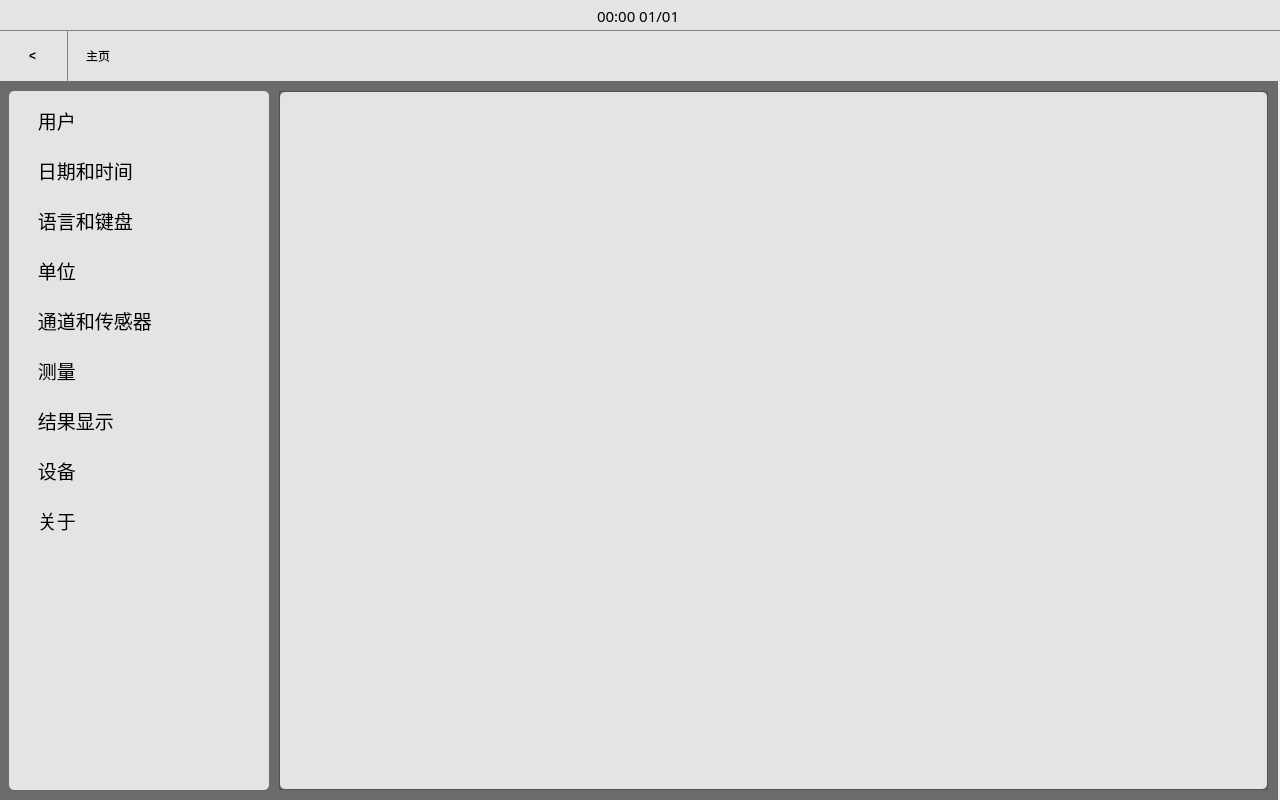
<?xml version="1.0" encoding="UTF-8"?>
<ui version="4.0">
 <class>JP_SettingScreen</class>
 <widget class="QWidget" name="JP_SettingScreen">
  <property name="geometry">
   <rect>
    <x>0</x>
    <y>0</y>
    <width>1280</width>
    <height>800</height>
   </rect>
  </property>
  <property name="minimumSize">
   <size>
    <width>1280</width>
    <height>800</height>
   </size>
  </property>
  <property name="maximumSize">
   <size>
    <width>1280</width>
    <height>800</height>
   </size>
  </property>
  <property name="styleSheet">
   <string notr="true"/>
  </property>
  <property name="JP_SettingScreen" stdset="0">
   <string>Form</string>
  </property>
  <widget class="QWidget" name="verticalLayoutWidget">
   <property name="geometry">
    <rect>
     <x>-1</x>
     <y>-1</y>
     <width>1281</width>
     <height>801</height>
    </rect>
   </property>
   <layout class="QVBoxLayout" name="vbaseLayout" stretch="3,5,72">
    <property name="spacing">
     <number>0</number>
    </property>
    <item>
     <widget class="QFrame" name="base_statebar">
      <property name="styleSheet">
       <string notr="true">QFrame {
                                background-color: rgb(228, 228, 228)
                                }</string>
      </property>
      <property name="frameShape">
       <enum>QFrame::NoFrame</enum>
      </property>
      <property name="frameShadow">
       <enum>QFrame::Plain</enum>
      </property>
      <widget class="QWidget" name="horizontalLayoutWidget">
       <property name="geometry">
        <rect>
         <x>-1</x>
         <y>0</y>
         <width>1281</width>
         <height>33</height>
        </rect>
       </property>
       <layout class="QHBoxLayout" name="hstateLayout">
        <item>
         <widget class="QLabel" name="stateLabel_l">
          <property name="text">
           <string/>
          </property>
         </widget>
        </item>
        <item>
         <spacer name="hstatespace_l">
          <property name="orientation">
           <enum>Qt::Horizontal</enum>
          </property>
          <property name="sizeHint" stdset="0">
           <size>
            <width>40</width>
            <height>20</height>
           </size>
          </property>
         </spacer>
        </item>
        <item>
         <widget class="QLabel" name="stateLabel_datetime">
          <property name="font">
           <font>
            <family>微软雅黑</family>
            <pointsize>11</pointsize>
            <weight>50</weight>
            <bold>false</bold>
           </font>
          </property>
          <property name="text">
           <string>00:00 01/01</string>
          </property>
         </widget>
        </item>
        <item>
         <spacer name="hstatespace_r">
          <property name="orientation">
           <enum>Qt::Horizontal</enum>
          </property>
          <property name="sizeHint" stdset="0">
           <size>
            <width>40</width>
            <height>20</height>
           </size>
          </property>
         </spacer>
        </item>
        <item>
         <widget class="QLabel" name="stateLabel_r">
          <property name="text">
           <string/>
          </property>
         </widget>
        </item>
       </layout>
      </widget>
     </widget>
    </item>
    <item>
     <widget class="QFrame" name="base_navigationbar">
      <property name="styleSheet">
       <string notr="true">QFrame {
                                background-color: rgb(228, 228, 228);
                                border-top: 1px solid gray;
                                }</string>
      </property>
      <widget class="QWidget" name="horizontalLayoutWidget_2">
       <property name="geometry">
        <rect>
         <x>-1</x>
         <y>0</y>
         <width>1281</width>
         <height>52</height>
        </rect>
       </property>
       <layout class="QHBoxLayout" name="hnavigationLayout" stretch="0,121">
        <item>
         <widget class="QPushButton" name="naviBackBtn">
          <property name="minimumSize">
           <size>
            <width>70</width>
            <height>50</height>
           </size>
          </property>
          <property name="styleSheet">
           <string notr="true">QPushButton {
                                                border: none;
                                                background-color: rgb(228, 228, 228);
                                                color: black;
                                                padding: 5px;
                                                font: 18pt &quot;宋体&quot;;
                                                font-weight: bold;
                                                qproperty-alignment: AlignCenter; /* 设置文本居中对齐 */
                                                border-right:1px solid gray
                                                }</string>
          </property>
          <property name="text">
           <string>&lt;</string>
          </property>
         </widget>
        </item>
        <item>
         <widget class="QWidget" name="widget" native="true">
          <widget class="QWidget" name="horizontalLayoutWidget_3">
           <property name="geometry">
            <rect>
             <x>-1</x>
             <y>0</y>
             <width>1211</width>
             <height>52</height>
            </rect>
           </property>
           <layout class="QHBoxLayout" name="horizontalLayout">
            <item>
             <widget class="QPushButton" name="naviBtn_l">
              <property name="minimumSize">
               <size>
                <width>50</width>
                <height>50</height>
               </size>
              </property>
              <property name="sizeIncrement">
               <size>
                <width>0</width>
                <height>0</height>
               </size>
              </property>
              <property name="styleSheet">
               <string notr="true">QPushButton {
	font: 14pt &quot;微软雅黑&quot;;
	border: none;
	background-color: rgb(228, 228, 228);
	qproperty-alignment: AlignCenter; /* 设置文本居中对齐 */
}
</string>
              </property>
              <property name="text">
               <string>主页</string>
              </property>
             </widget>
            </item>
            <item>
             <widget class="QLabel" name="naviDirectoryBtn">
              <property name="styleSheet">
               <string notr="true">QLabel {
                                                                font: 14pt &quot;微软雅黑&quot;;
                                                                }</string>
              </property>
              <property name="text">
               <string/>
              </property>
             </widget>
            </item>
            <item>
             <spacer name="hNavilSpacer">
              <property name="orientation">
               <enum>Qt::Horizontal</enum>
              </property>
              <property name="sizeHint" stdset="0">
               <size>
                <width>40</width>
                <height>20</height>
               </size>
              </property>
             </spacer>
            </item>
            <item>
             <widget class="QPushButton" name="naviHelpBtn">
              <property name="minimumSize">
               <size>
                <width>50</width>
                <height>50</height>
               </size>
              </property>
              <property name="baseSize">
               <size>
                <width>40</width>
                <height>40</height>
               </size>
              </property>
              <property name="styleSheet">
               <string notr="true">QPushButton {
                                                                border: none;
                                                                background-color: rgb(228, 228,
                                                                228);
                                                                color: black;
                                                                padding: 5px;
                                                                }</string>
              </property>
              <property name="text">
               <string/>
              </property>
              <property name="icon">
               <iconset>
                <normalon>:/navigation/help/base_assets/help.png</normalon>
               </iconset>
              </property>
              <property name="iconSize">
               <size>
                <width>40</width>
                <height>40</height>
               </size>
              </property>
             </widget>
            </item>
            <item>
             <widget class="QPushButton" name="naviSettingBtn">
              <property name="minimumSize">
               <size>
                <width>50</width>
                <height>50</height>
               </size>
              </property>
              <property name="styleSheet">
               <string notr="true">QPushButton {
                                                                border: none;
                                                                background-color: rgb(228, 228,
                                                                228);
                                                                color: black;
                                                                padding: 5px;
                                                                }</string>
              </property>
              <property name="text">
               <string/>
              </property>
              <property name="icon">
               <iconset>
                <normalon>:/navigation/setting/base_assets/setting.png</normalon>
               </iconset>
              </property>
              <property name="iconSize">
               <size>
                <width>40</width>
                <height>40</height>
               </size>
              </property>
             </widget>
            </item>
            <item>
             <widget class="QPushButton" name="naviHamburgerBtn">
              <property name="minimumSize">
               <size>
                <width>50</width>
                <height>50</height>
               </size>
              </property>
              <property name="styleSheet">
               <string notr="true">QPushButton {
                                                                border: none;
                                                                background-color: rgb(228, 228,
                                                                228);
                                                                color: black;
                                                                padding: 5px;
                                                                }</string>
              </property>
              <property name="text">
               <string/>
              </property>
              <property name="icon">
               <iconset>
                <normalon>:/navigation/hamburger/base_assets/hamburger.png</normalon>
               </iconset>
              </property>
              <property name="iconSize">
               <size>
                <width>40</width>
                <height>40</height>
               </size>
              </property>
             </widget>
            </item>
            <item>
             <spacer name="hNavilMarginSpacer">
              <property name="orientation">
               <enum>Qt::Horizontal</enum>
              </property>
              <property name="sizeType">
               <enum>QSizePolicy::Fixed</enum>
              </property>
              <property name="sizeHint" stdset="0">
               <size>
                <width>20</width>
                <height>20</height>
               </size>
              </property>
             </spacer>
            </item>
           </layout>
          </widget>
         </widget>
        </item>
       </layout>
      </widget>
     </widget>
    </item>
    <item>
     <widget class="QWidget" name="base_workspace" native="true">
      <property name="minimumSize">
       <size>
        <width>1279</width>
        <height>719</height>
       </size>
      </property>
      <property name="maximumSize">
       <size>
        <width>1279</width>
        <height>719</height>
       </size>
      </property>
      <property name="styleSheet">
       <string notr="true">QWidget {
	background-color: rgb(105, 108, 105);
}</string>
      </property>
      <widget class="QWidget" name="setting_taskbar" native="true">
       <property name="geometry">
        <rect>
         <x>10</x>
         <y>10</y>
         <width>260</width>
         <height>699</height>
        </rect>
       </property>
       <property name="styleSheet">
        <string notr="true">QWidget {
	background-color: rgb(228, 228, 228);
	border-radius: 5px;
}</string>
       </property>
       <widget class="QWidget" name="verticalLayoutWidget_2">
        <property name="geometry">
         <rect>
          <x>4</x>
          <y>4</y>
          <width>262</width>
          <height>691</height>
         </rect>
        </property>
        <layout class="QVBoxLayout" name="verticalLayout_2">
         <property name="spacing">
          <number>0</number>
         </property>
         <item>
          <widget class="QPushButton" name="setting_userBtn">
           <property name="minimumSize">
            <size>
             <width>260</width>
             <height>50</height>
            </size>
           </property>
           <property name="maximumSize">
            <size>
             <width>260</width>
             <height>50</height>
            </size>
           </property>
           <property name="font">
            <font>
             <family>微软雅黑</family>
             <pointsize>14</pointsize>
            </font>
           </property>
           <property name="styleSheet">
            <string notr="true">QPushButton {
    text-align: left;
    padding-left: 20px; /* 可选：添加一些左边距，让文字不紧贴按钮边缘 */
}</string>
           </property>
           <property name="text">
            <string> 用户</string>
           </property>
           <property name="icon">
            <iconset resource="../../assets/assets.qrc">
             <normaloff>:/setting_assets/setting_assets/icon_setting_user_50.png</normaloff>:/setting_assets/setting_assets/icon_setting_user_50.png</iconset>
           </property>
           <property name="iconSize">
            <size>
             <width>35</width>
             <height>35</height>
            </size>
           </property>
          </widget>
         </item>
         <item>
          <widget class="QPushButton" name="setting_datetime">
           <property name="minimumSize">
            <size>
             <width>260</width>
             <height>50</height>
            </size>
           </property>
           <property name="maximumSize">
            <size>
             <width>260</width>
             <height>50</height>
            </size>
           </property>
           <property name="font">
            <font>
             <family>微软雅黑</family>
             <pointsize>14</pointsize>
            </font>
           </property>
           <property name="styleSheet">
            <string notr="true">QPushButton {
    text-align: left;
    padding-left: 20px; /* 可选：添加一些左边距，让文字不紧贴按钮边缘 */
}</string>
           </property>
           <property name="text">
            <string> 日期和时间</string>
           </property>
           <property name="icon">
            <iconset resource="../../assets/assets.qrc">
             <normaloff>:/setting_assets/setting_assets/icon_setting_datetime_50.png</normaloff>:/setting_assets/setting_assets/icon_setting_datetime_50.png</iconset>
           </property>
           <property name="iconSize">
            <size>
             <width>35</width>
             <height>35</height>
            </size>
           </property>
          </widget>
         </item>
         <item>
          <widget class="QPushButton" name="setting_language">
           <property name="minimumSize">
            <size>
             <width>260</width>
             <height>50</height>
            </size>
           </property>
           <property name="maximumSize">
            <size>
             <width>260</width>
             <height>50</height>
            </size>
           </property>
           <property name="font">
            <font>
             <family>微软雅黑</family>
             <pointsize>14</pointsize>
            </font>
           </property>
           <property name="styleSheet">
            <string notr="true">QPushButton {
    text-align: left;
    padding-left: 20px; /* 可选：添加一些左边距，让文字不紧贴按钮边缘 */
}
</string>
           </property>
           <property name="text">
            <string> 语言和键盘</string>
           </property>
           <property name="icon">
            <iconset resource="../../assets/assets.qrc">
             <normaloff>:/setting_assets/setting_assets/icon_setting_language_50.png</normaloff>:/setting_assets/setting_assets/icon_setting_language_50.png</iconset>
           </property>
           <property name="iconSize">
            <size>
             <width>35</width>
             <height>35</height>
            </size>
           </property>
          </widget>
         </item>
         <item>
          <widget class="QPushButton" name="setting_uint">
           <property name="minimumSize">
            <size>
             <width>260</width>
             <height>50</height>
            </size>
           </property>
           <property name="maximumSize">
            <size>
             <width>260</width>
             <height>50</height>
            </size>
           </property>
           <property name="font">
            <font>
             <family>微软雅黑</family>
             <pointsize>14</pointsize>
            </font>
           </property>
           <property name="styleSheet">
            <string notr="true">QPushButton {
    text-align: left;
    padding-left: 20px; /* 可选：添加一些左边距，让文字不紧贴按钮边缘 */
}
</string>
           </property>
           <property name="text">
            <string> 单位</string>
           </property>
           <property name="icon">
            <iconset resource="../../assets/assets.qrc">
             <normaloff>:/setting_assets/setting_assets/icon_setting_unit_50.png</normaloff>:/setting_assets/setting_assets/icon_setting_unit_50.png</iconset>
           </property>
           <property name="iconSize">
            <size>
             <width>35</width>
             <height>35</height>
            </size>
           </property>
          </widget>
         </item>
         <item>
          <widget class="QPushButton" name="setting_Channel">
           <property name="minimumSize">
            <size>
             <width>260</width>
             <height>50</height>
            </size>
           </property>
           <property name="maximumSize">
            <size>
             <width>260</width>
             <height>50</height>
            </size>
           </property>
           <property name="font">
            <font>
             <family>微软雅黑</family>
             <pointsize>14</pointsize>
            </font>
           </property>
           <property name="styleSheet">
            <string notr="true">QPushButton {
    text-align: left;
    padding-left: 20px; /* 可选：添加一些左边距，让文字不紧贴按钮边缘 */
}
</string>
           </property>
           <property name="text">
            <string> 通道和传感器</string>
           </property>
           <property name="icon">
            <iconset resource="../../assets/assets.qrc">
             <normaloff>:/setting_assets/setting_assets/icon_setting_connection_50.png</normaloff>:/setting_assets/setting_assets/icon_setting_connection_50.png</iconset>
           </property>
           <property name="iconSize">
            <size>
             <width>35</width>
             <height>35</height>
            </size>
           </property>
          </widget>
         </item>
         <item>
          <widget class="QPushButton" name="setting_Measurement">
           <property name="minimumSize">
            <size>
             <width>260</width>
             <height>50</height>
            </size>
           </property>
           <property name="maximumSize">
            <size>
             <width>260</width>
             <height>50</height>
            </size>
           </property>
           <property name="font">
            <font>
             <family>微软雅黑</family>
             <pointsize>14</pointsize>
            </font>
           </property>
           <property name="styleSheet">
            <string notr="true">QPushButton {
    text-align: left;
    padding-left: 20px; /* 可选：添加一些左边距，让文字不紧贴按钮边缘 */
}
</string>
           </property>
           <property name="text">
            <string> 测量</string>
           </property>
           <property name="icon">
            <iconset resource="../../assets/assets.qrc">
             <normaloff>:/setting_assets/setting_assets/icon_setting_measurement_50.png</normaloff>:/setting_assets/setting_assets/icon_setting_measurement_50.png</iconset>
           </property>
           <property name="iconSize">
            <size>
             <width>35</width>
             <height>35</height>
            </size>
           </property>
          </widget>
         </item>
         <item>
          <widget class="QPushButton" name="setting_Result">
           <property name="minimumSize">
            <size>
             <width>260</width>
             <height>50</height>
            </size>
           </property>
           <property name="maximumSize">
            <size>
             <width>260</width>
             <height>50</height>
            </size>
           </property>
           <property name="font">
            <font>
             <family>微软雅黑</family>
             <pointsize>14</pointsize>
            </font>
           </property>
           <property name="styleSheet">
            <string notr="true">QPushButton {
    text-align: left;
    padding-left: 20px; /* 可选：添加一些左边距，让文字不紧贴按钮边缘 */
}
</string>
           </property>
           <property name="text">
            <string> 结果显示</string>
           </property>
           <property name="icon">
            <iconset resource="../../assets/assets.qrc">
             <normaloff>:/setting_assets/setting_assets/icon_setting_results_50.png</normaloff>:/setting_assets/setting_assets/icon_setting_results_50.png</iconset>
           </property>
           <property name="iconSize">
            <size>
             <width>35</width>
             <height>35</height>
            </size>
           </property>
          </widget>
         </item>
         <item>
          <widget class="QPushButton" name="setting_Device">
           <property name="minimumSize">
            <size>
             <width>260</width>
             <height>50</height>
            </size>
           </property>
           <property name="maximumSize">
            <size>
             <width>260</width>
             <height>50</height>
            </size>
           </property>
           <property name="font">
            <font>
             <family>微软雅黑</family>
             <pointsize>14</pointsize>
            </font>
           </property>
           <property name="styleSheet">
            <string notr="true">QPushButton {
    text-align: left;
    padding-left: 20px; /* 可选：添加一些左边距，让文字不紧贴按钮边缘 */
}
</string>
           </property>
           <property name="text">
            <string> 设备</string>
           </property>
           <property name="icon">
            <iconset resource="../../assets/assets.qrc">
             <normaloff>:/setting_assets/setting_assets/icon_setting_device_50.png</normaloff>:/setting_assets/setting_assets/icon_setting_device_50.png</iconset>
           </property>
           <property name="iconSize">
            <size>
             <width>35</width>
             <height>35</height>
            </size>
           </property>
          </widget>
         </item>
         <item>
          <widget class="QPushButton" name="setting_About">
           <property name="minimumSize">
            <size>
             <width>260</width>
             <height>50</height>
            </size>
           </property>
           <property name="maximumSize">
            <size>
             <width>260</width>
             <height>50</height>
            </size>
           </property>
           <property name="font">
            <font>
             <family>微软雅黑</family>
             <pointsize>14</pointsize>
            </font>
           </property>
           <property name="styleSheet">
            <string notr="true">QPushButton {
    text-align: left;
    padding-left: 20px; /* 可选：添加一些左边距，让文字不紧贴按钮边缘 */
}
</string>
           </property>
           <property name="text">
            <string> 关于</string>
           </property>
           <property name="icon">
            <iconset resource="../../assets/assets.qrc">
             <normaloff>:/setting_assets/setting_assets/icon_setting_about_50.png</normaloff>:/setting_assets/setting_assets/icon_setting_about_50.png</iconset>
           </property>
           <property name="iconSize">
            <size>
             <width>35</width>
             <height>35</height>
            </size>
           </property>
          </widget>
         </item>
         <item>
          <spacer name="verticalSpacer">
           <property name="orientation">
            <enum>Qt::Vertical</enum>
           </property>
           <property name="sizeHint" stdset="0">
            <size>
             <width>20</width>
             <height>40</height>
            </size>
           </property>
          </spacer>
         </item>
        </layout>
       </widget>
      </widget>
      <widget class="QScrollArea" name="scrollArea">
       <property name="geometry">
        <rect>
         <x>280</x>
         <y>10</y>
         <width>989</width>
         <height>699</height>
        </rect>
       </property>
       <property name="minimumSize">
        <size>
         <width>989</width>
         <height>699</height>
        </size>
       </property>
       <property name="maximumSize">
        <size>
         <width>989</width>
         <height>699</height>
        </size>
       </property>
       <property name="widgetResizable">
        <bool>true</bool>
       </property>
       <widget class="QWidget" name="scrollAreaWidgetContents">
        <property name="geometry">
         <rect>
          <x>0</x>
          <y>0</y>
          <width>987</width>
          <height>697</height>
         </rect>
        </property>
        <property name="styleSheet">
         <string notr="true">QWidget {
	background-color: rgb(228, 228, 228);
	border-radius: 5px;
}</string>
        </property>
       </widget>
      </widget>
     </widget>
    </item>
   </layout>
   <zorder>base_navigationbar</zorder>
   <zorder>base_workspace</zorder>
   <zorder>base_statebar</zorder>
  </widget>
 </widget>
 <resources>
  <include location="../../assets/assets.qrc"/>
 </resources>
 <connections/>
</ui>
